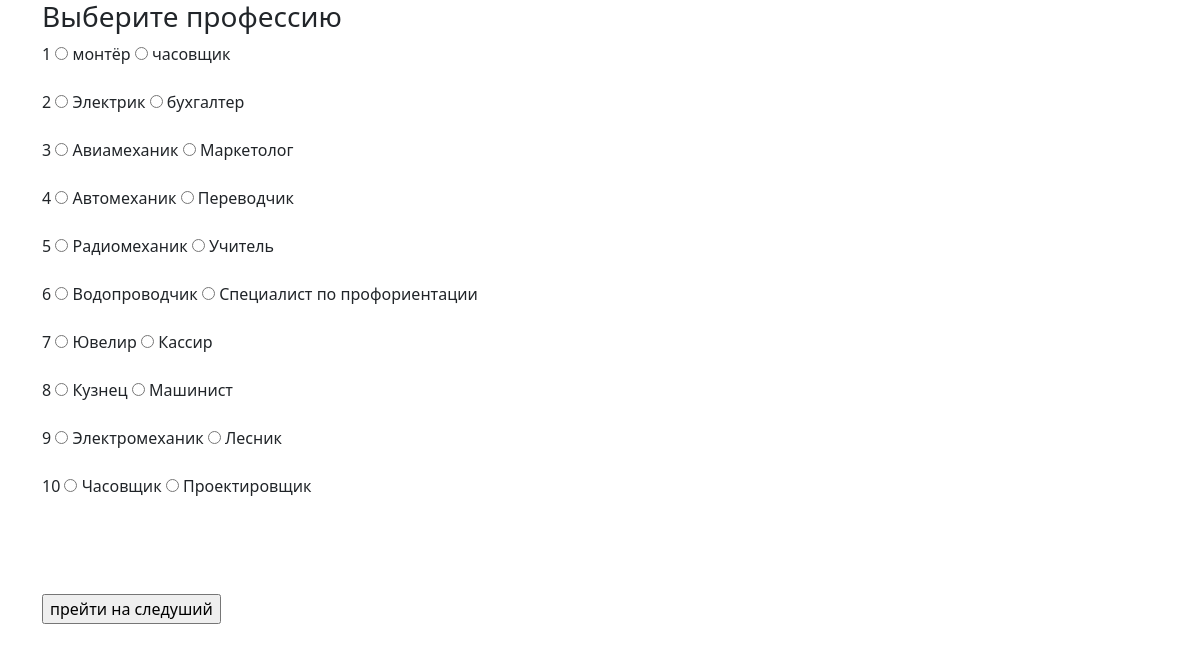
The app's page /anketa.php with its own data.
### tables this page shows
CREATE TABLE IF NOT EXISTS `poll_answers` (
  `id` int NOT NULL AUTO_INCREMENT,
  `poll_id` int NOT NULL,
  `horizontal_id` int NOT NULL,
  `vertical_id` int NOT NULL,
  `title` text NOT NULL,
  `title1` varchar(40) NOT NULL,
  `votes` int NOT NULL DEFAULT '0',
  PRIMARY KEY (`id`)
);

### anketa.php (the view, shortened to what this page needs)
<?php
  require_once 'header.php';
$pdo = pdo_connect_mysql();
$sql = 'SELECT poll_id, vertical_id, title, title1, horizontal_id FROM poll_answers WHERE vertical_id = 1';
?>
<div class="container">
    <h3>Выберите профессию</h3>
<form action="anketa_func.php" method="post" >
<?php
foreach ($pdo->query($sql) as $row) {
?>
<?php print $row['poll_id']. "\n"; ?>
	<input type="radio" id="1" name="title_<?php print $row['horizontal_id']. "\n"; ?>" value="1">
  <label for="a"><?php print $row['title']. "\n"; ?></label>
  <input type="radio" id="2" name="title_<?php print $row['horizontal_id']. "\n"; ?>" value="2">
  <label for="b"><?php print $row['title1']. "\n"; ?></label>
<br><br>
<?php
}
?>
<br><br><br>
    <input type="submit" name="voteSubmit" class="button" value="прейти на следуший">
  </form>
</div>

### header.php (shortened to what this page needs)
<!DOCTYPE html>
<html lang="en">
<head>
    <link href="https://cdn.jsdelivr.net/npm/bootstrap@5.1.3/dist/css/bootstrap.min.css" rel="stylesheet">
    <link rel="stylesheet" href="css/style.css">
</head>
<body>

### records on screen
poll_answers: poll "1", title "монтёр", title1 "часовщик"
poll_answers: poll "2", title "Электрик", title1 "бухгалтер"
poll_answers: poll "3", title "Авиамеханик", title1 "Маркетолог"
poll_answers: poll "4", title "Автомеханик", title1 "Переводчик"
poll_answers: poll "5", title "Радиомеханик", title1 "Учитель"
poll_answers: poll "6", title "Водопроводчик", title1 "Специалист по профориентации"
poll_answers: poll "7", title "Ювелир", title1 "Кассир"
poll_answers: poll "8", title "Кузнец", title1 "Машинист"
poll_answers: poll "9", title "Электромеханик", title1 "Лесник"
poll_answers: poll "10", title "Часовщик", title1 "Проектировщик"
